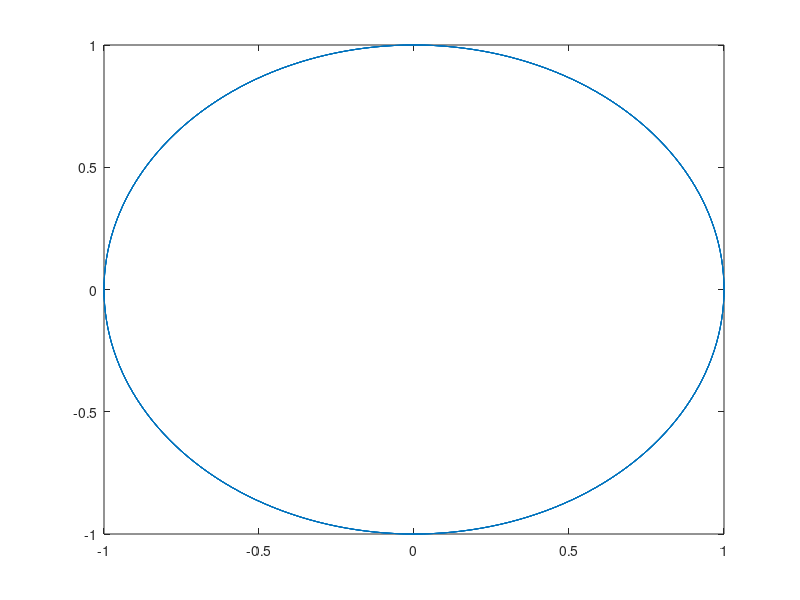
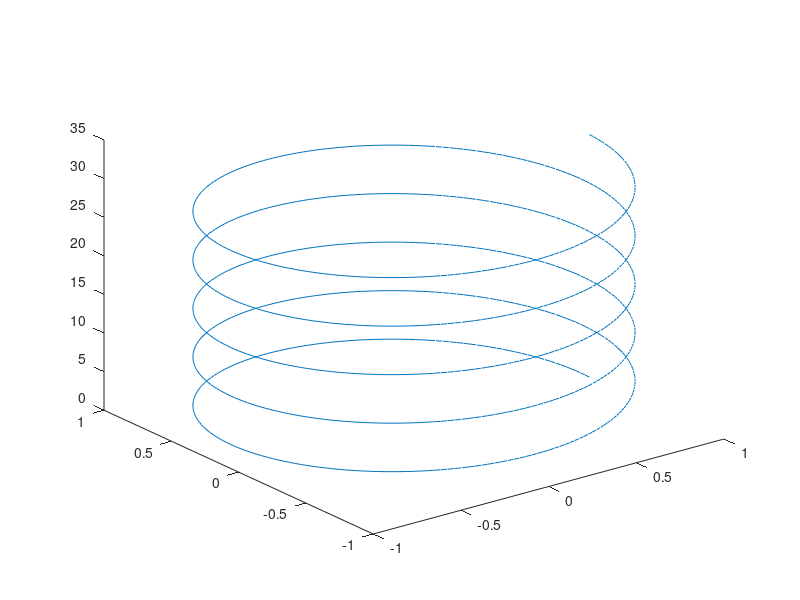

Write MATLAB code to recreate these figures, in order.
clc
clear all
close all

t= 0:pi/100:10*pi;


x=cos(t);
y= sin(t);
z= t;

figure(1)
plot(x,y)

figure(2)
plot3(x,y,z)